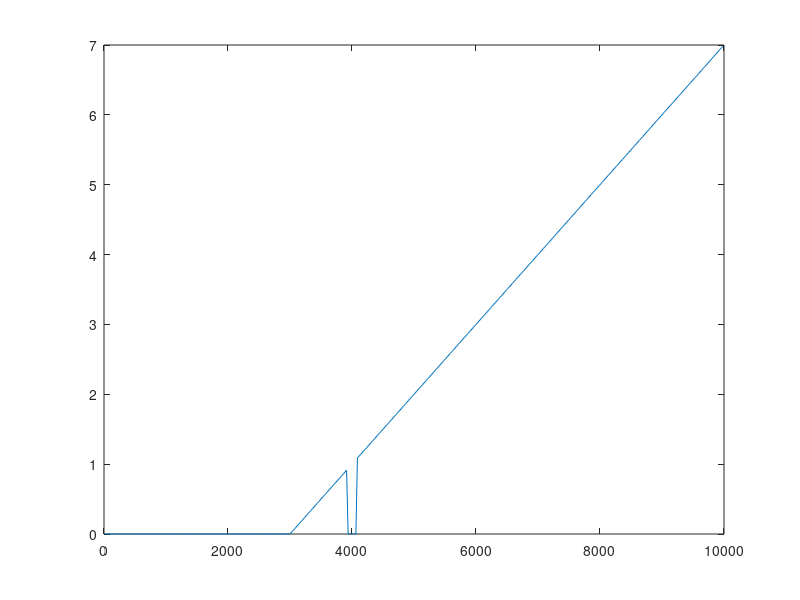
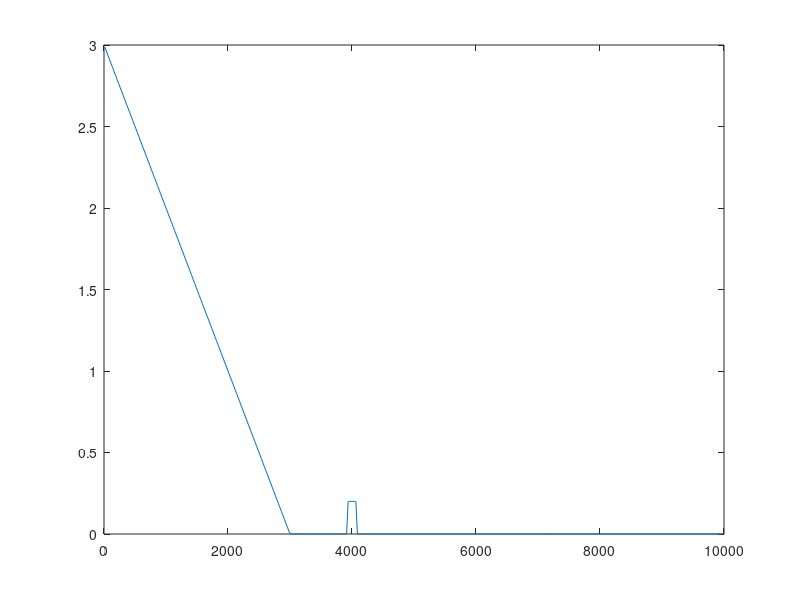
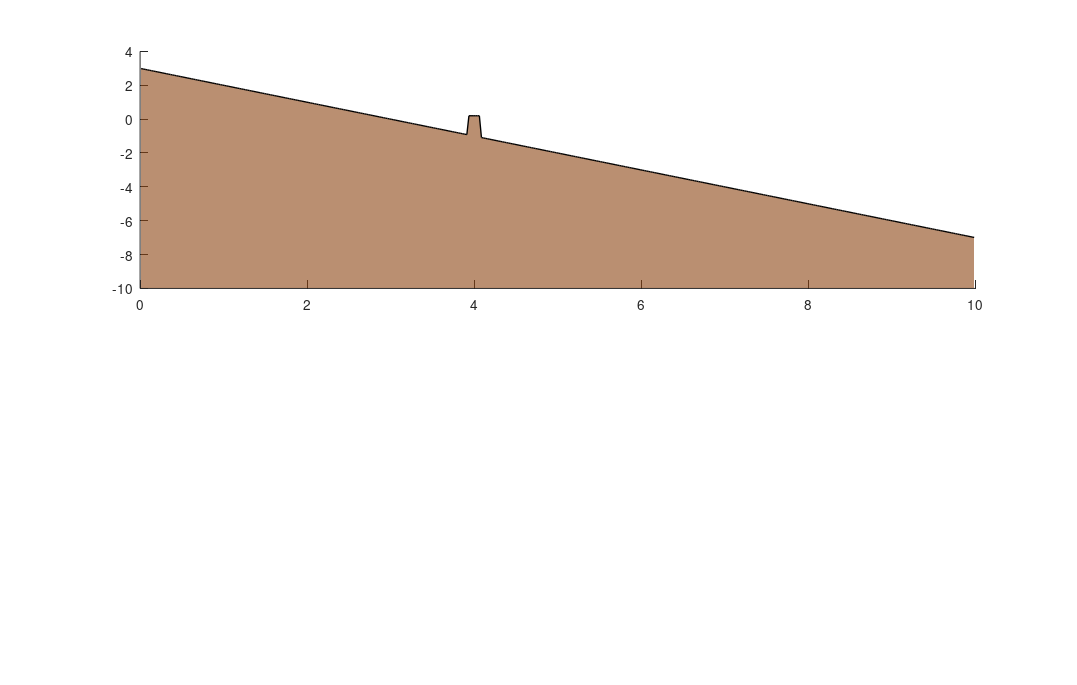

Write the MATLAB code that produced these figures, in order. (Note: this script raises an error after producing the figures.)
function swe_1d
% 1D shallow-water on a sloped beach.
%   Left  boundary : reflecting wall (drying intertidal).
%   Right boundary : prescribed sinusoidal free-surface (tidal forcing).
%   Scheme         : finite volume, conservative Rusanov flux with
%                    Audusse (2004) hydrostatic reconstruction,
%                    SSP-RK2 (Heun) in time.
%   Lake-at-rest and wet/dry over bed steps are handled via interface
%   reconstruction; no separate bed source term is needed.

    g = 9.81;

    % -------- domain & bathymetry --------
    L  = 10000;
    N  = 400;
    dx = L/N;
    x  = (0.5*dx : dx : L-0.5*dx).';

    % bed elevation zb(x): +3 m at x=0 (above MSL, dries) -> -7 d m at x=L (deep)
    z_beach = 3.0;  z_deep = -7.0;
    zb = z_beach + (z_deep - z_beach) * x / L;

    % -------- forcing --------
    A_tide = 0.4;                     % m  (small forcing)
    T_tide = 1800;                    % s
    omega  = 2*pi / T_tide;
    eta_bc = @(t) A_tide * sin(omega*t);

    % -------- numerics --------
    H_tol = 1e-4;                     % wet/dry threshold
    CFL   = 0.4;
    t_end = 8 * T_tide;               % longer run

    % -------- internal weir as a rectangular berm --------
    has_weir       = true;           % <-- flip to true for the weir case
    x_weir         = 4000;            % m — berm center
    z_c            = 0.2;             % crest elevation [m]
    weir_halfwidth = 75;              % m — full width 150 m
    if has_weir
        in_weir     = abs(x - x_weir) <= weir_halfwidth;
        zb(in_weir) = z_c;            % flat top with vertical sides
    end
    iw_face  = round(x_weir/dx) + 1;  % center face index — proxy for crest flux
    x_weir   = (iw_face-1)*dx;        % snap label to face

    % case tag drives figure and movie filenames (swe_noweir_* vs swe_weir_*)
    if has_weir, case_tag = 'weir'; else, case_tag = 'noweir'; end

    % -------- live plot & movie controls --------
    live_plot   = true;
    plot_stride = 20;                 % update every N steps
    make_movie    = false;
    movie_profile = 'Motion JPEG AVI';                 % robust; 'MPEG-4' for smaller files
    movie_file    = sprintf('swe_%s.avi', case_tag);   % per-case filename
    movie_fps     = 30;
    if has_weir
        zoom_xlim = [2.5 4.8];        % km — covers shoreline + weir
    else
        zoom_xlim = [2.0 4.0];        % km — centered on shoreline motion
    end
    zoom_ylim   = [-1.5 1.5];         % m

    % -------- initial state: still water at MSL (eta = 0) --------
    H  = max(0 - zb, H_tol);
    Hu = zeros(N,1);

    % -------- diagnostics storage (grow, trim at end) --------
    cap = 200000;
    times       = zeros(cap,1);
    mass_hist   = zeros(cap,1);
    mom_hist    = zeros(cap,1);
    max_eta_h   = zeros(cap,1);
    min_eta_h   = zeros(cap,1);
    shore_hist  = zeros(cap,1);
    flux_right  = zeros(cap,1);
    flux_weir   = zeros(cap,1);
    dt_hist     = zeros(cap,1);
    cfl_hist    = zeros(cap,1);

    figure(1); clf; plot(x, H); 
    surf0 = H + zb; %max(H + zb, zb);
    figure(2); clf; plot(x, surf0); 

    % -------- live figure (full view + shoreline zoom) --------
    if live_plot
        hfig = figure('Name','SWE live','Position',[80 80 1100 700], ...
                      'Resize','off','Color','w');
        set(hfig,'PaperPositionMode','auto');
        Xw    = [x; flipud(x)] / 1000;
        surf0 = max(H + zb, zb);
        Yw    = [zb; flipud(surf0)];

        % --- full domain ---
        ax1 = subplot(2,1,1,'Parent',hfig); hold(ax1,'on');
        fill(ax1, [x; flipud(x)]/1000, [zb; -10*ones(N,1)], ...
             [0.55 0.27 0.07], 'EdgeColor','none','FaceAlpha',0.6);
        plot(ax1, x/1000, zb, 'k-','LineWidth',1);
        yline(ax1, 0,'--','Color',[0.5 0.5 0.5]);
        hwat1 = fill(ax1, Xw, Yw, [0.27 0.51 0.71], ...
                     'EdgeColor',[0.1 0.25 0.45],'FaceAlpha',0.75,'LineWidth',0.6);
        hbc   = plot(ax1, L/1000, eta_bc(0),'ro','MarkerFaceColor','r');
        % rectangle showing the zoom window on the full view
        rectangle(ax1,'Position',[zoom_xlim(1) zoom_ylim(1) ...
                    diff(zoom_xlim) diff(zoom_ylim)], ...
                    'EdgeColor',[0.8 0.1 0.1],'LineStyle','--','LineWidth',1);
        if has_weir
            plot(ax1,[x_weir-weir_halfwidth x_weir+weir_halfwidth]/1000, ...
                 [z_c z_c],':','Color',[0.2 0.2 0.2],'LineWidth',1);
        end
        xlim(ax1,[0 L/1000]); ylim(ax1,[-9 3]);
        xlabel(ax1,'x [km]'); ylabel(ax1,'elevation [m]');
        htitle = title(ax1, sprintf('t = 0.000 T   (A = %.2f m, T = %.0f s)', A_tide, T_tide));
        grid(ax1,'on');

        % --- zoom on moving shoreline ---
        ax2 = subplot(2,1,2,'Parent',hfig); hold(ax2,'on');
        fill(ax2, [x; flipud(x)]/1000, [zb; -10*ones(N,1)], ...
             [0.55 0.27 0.07], 'EdgeColor','none','FaceAlpha',0.6);
        plot(ax2, x/1000, zb, 'k-','LineWidth',1.2);
        yline(ax2, 0,'--','Color',[0.5 0.5 0.5]);
        hwat2    = fill(ax2, Xw, Yw, [0.27 0.51 0.71], ...
                        'EdgeColor',[0.1 0.25 0.45],'FaceAlpha',0.75,'LineWidth',0.8);
        hshore2  = plot(ax2, NaN, NaN,'o','Color',[0.85 0.1 0.1], ...
                        'MarkerFaceColor',[0.85 0.1 0.1],'MarkerSize',6);
        if has_weir
            yline(ax2, z_c,':','Color',[0.2 0.2 0.2],'LineWidth',0.8);
        end
        xlim(ax2, zoom_xlim); ylim(ax2, zoom_ylim);
        xlabel(ax2,'x [km]'); ylabel(ax2,'elevation [m]');
        title(ax2,sprintf('shoreline + weir (z_c = %.2f m)', z_c)); grid(ax2,'on');
        drawnow;

        % --- movie writer ---
        if make_movie
            vw = VideoWriter(fullfile(pwd,movie_file), movie_profile);
            vw.FrameRate = movie_fps;
            if isprop(vw,'Quality'), vw.Quality = 90; end
            open(vw);
        end
    end

    pause

    % -------- time loop --------
    t = 0;  k = 0;
    while t < t_end
        Hs   = max(H, H_tol);
        u    = Hu ./ Hs;
        c    = sqrt(g*Hs);
        vmax = max(abs(u) + c);
        dt   = CFL * dx / vmax;
        if t + dt > t_end, dt = t_end - t; end

        % if mod(k, 30) == 0
        %   figure(1); clf; plot(x, u); pause(0.01);
        % end
       
        % SSP-RK2 (Heun):  U_new = U + 0.5*dt*(L(U,t) + L(U+dt*L(U,t), t+dt))
        [dH1, dHu1, FH1] = rhs_step(H, Hu, t);
        H_s  = H  + dt*dH1;
        Hu_s = Hu + dt*dHu1;
        dry_s          = H_s < H_tol;
        H_s(dry_s)     = H_tol;
        Hu_s(dry_s)    = 0;

        [dH2, dHu2, FH2] = rhs_step(H_s, Hu_s, t + dt);
        H_new  = H  + 0.5*dt*(dH1  + dH2);
        Hu_new = Hu + 0.5*dt*(dHu1 + dHu2);

        dry          = H_new < H_tol;
        H_new(dry)   = H_tol;
        Hu_new(dry)  = 0;

        % step-averaged mass flux for diagnostics
        F_H = 0.5*(FH1 + FH2);

        H = H_new;  Hu = Hu_new;
        t = t + dt;
        k = k + 1;

        % record
        times(k)      = t;
        mass_hist(k)  = sum(H)*dx;
        mom_hist(k)   = sum(Hu)*dx;
        eta_now       = H + zb;
        wet           = H > 2*H_tol;
        if any(wet)
            max_eta_h(k) = max(eta_now(wet));
            min_eta_h(k) = min(eta_now(wet));
            shore_hist(k) = x(find(wet,1,'first'));
        else
            max_eta_h(k) = NaN; min_eta_h(k) = NaN; shore_hist(k) = NaN;
        end
        flux_right(k) = F_H(N+1);
        if has_weir, flux_weir(k) = F_H(iw_face); end
        dt_hist(k)    = dt;
        cfl_hist(k)   = vmax*dt/dx;

        if live_plot && mod(k, plot_stride) == 0
            surf_now = H + zb;
            surf_now(H <= 2*H_tol) = zb(H <= 2*H_tol);
            Ynow = [zb; flipud(surf_now)];
            set(hwat1, 'YData', Ynow);
            set(hwat2, 'YData', Ynow);
            set(hbc,   'YData', eta_bc(t));
            if ~isnan(shore_hist(k))
                xs = shore_hist(k)/1000;
                ys = interp1(x/1000, zb, xs, 'linear');
                set(hshore2,'XData',xs,'YData',ys);
            end
            set(htitle,'String', sprintf('t = %.3f T   (step %d,  CFL_{max} = %.2f)', ...
                t/T_tide, k, cfl_hist(k)));
            if make_movie
                drawnow;                                   % full flush before capture
                img = print(hfig,'-RGBImage','-r100');     % deterministic size
                % force even height & width (H.264 requirement; harmless for MJPEG)
                if mod(size(img,1),2), img = img(1:end-1,:,:); end
                if mod(size(img,2),2), img = img(:,1:end-1,:); end
                if ~exist('frame_size','var')
                    frame_size = [size(img,1) size(img,2)];
                elseif any([size(img,1) size(img,2)] ~= frame_size)
                    img = imresize(img, frame_size);       % guard against HiDPI drift
                end
                writeVideo(vw, img);
            else
                drawnow limitrate;
            end
        end
    end
    if live_plot
        drawnow;
        if make_movie, close(vw); end
    end

    % trim
    times=times(1:k); mass_hist=mass_hist(1:k); mom_hist=mom_hist(1:k);
    max_eta_h=max_eta_h(1:k); min_eta_h=min_eta_h(1:k);
    shore_hist=shore_hist(1:k); flux_right=flux_right(1:k);
    flux_weir=flux_weir(1:k);
    dt_hist=dt_hist(1:k); cfl_hist=cfl_hist(1:k);

    cum_flux_right = cumsum(flux_right .* dt_hist);

    if live_plot, saveas(hfig, fullfile(pwd, sprintf('swe_%s_final.png', case_tag))); end

    % -------- diagnostics figure --------
    figure('Name','SWE diagnostics','Position',[120 120 1000 650]);

    subplot(2,2,1);
    M0 = mass_hist(1);
    plot(times/T_tide, mass_hist - M0); hold on;
    plot(times/T_tide, -cum_flux_right, '--');
    legend('M(t)-M(0)','-\int F_{right} dt','Location','best');
    xlabel('t / T'); ylabel('mass [m^2]'); title('Mass balance'); grid on;

    subplot(2,2,2);
    plot(times/T_tide, (mass_hist - M0) + cum_flux_right);
    xlabel('t / T'); ylabel('residual [m^2]');
    title('Mass residual  (>0: H_{tol} clipping added mass)'); grid on;

    subplot(2,2,3);
    plot(times/T_tide, max_eta_h); hold on;
    plot(times/T_tide, min_eta_h);
    plot(times/T_tide, A_tide*sin(omega*times),'k--','LineWidth',0.6);
    legend('max \eta','min \eta','forcing','Location','best');
    xlabel('t / T'); ylabel('\eta [m]'); title('Free-surface extrema'); grid on;

    subplot(2,2,4);
    if has_weir
        yyaxis left
        plot(times/T_tide, flux_weir);
        ylabel('q_{weir} [m^2/s]');
        yyaxis right
        plot(times/T_tide, shore_hist/1000);
        ylabel('x_{shore} [km]');
        xlabel('t / T');
        title('Weir overtopping flux (L) & shoreline (R)'); grid on;
    else
        plot(times/T_tide, shore_hist/1000);
        xlabel('t / T'); ylabel('x_{shore} [km]');
        title('Leftmost wet cell (shoreline excursion)'); grid on;
    end

    saveas(gcf, fullfile(pwd, sprintf('swe_%s_diag.png', case_tag)));

    % -------- summary --------
    fprintf('steps            : %d\n', k);
    fprintf('final time       : %.1f s  (%.3f T)\n', times(end), times(end)/T_tide);
    fprintf('mean dt          : %.3f s\n', mean(dt_hist));
    fprintf('max CFL observed : %.3f\n',  max(cfl_hist));
    fprintf('initial mass     : %.4f m^2\n', M0);
    fprintf('final mass       : %.4f m^2\n', mass_hist(end));
    fprintf('Dmass            : %+.4e m^2\n', mass_hist(end)-M0);
    fprintf('int F_right dt   : %+.4e m^2\n', cum_flux_right(end));
    fprintf('mass residual    : %+.4e m^2  (clipping artefact)\n', ...
            (mass_hist(end)-M0) + cum_flux_right(end));

    % -------- nested RHS: spatial discretization (Audusse + Rusanov_cons) ------
    function [dH_r, dHu_r, FH_r] = rhs_step(H_in, Hu_in, t_bc)
        eta_r    = H_in + zb;
        zst_r    = max(zb(1:N-1), zb(2:N));
        HL_r     = max(0, eta_r(1:N-1) - zst_r);
        HR_r     = max(0, eta_r(2:N)   - zst_r);
        uL_r     = Hu_in(1:N-1) ./ max(H_in(1:N-1), H_tol);
        uR_r     = Hu_in(2:N)   ./ max(H_in(2:N),   H_tol);
        HuL_r    = HL_r .* uL_r;
        HuR_r    = HR_r .* uR_r;

        [FHi_r, FHui_r] = rusanov_cons(HL_r, HuL_r, HR_r, HuR_r, g, H_tol);
        FHuL_i_r = FHui_r + 0.5*g*(H_in(1:N-1).^2 - HL_r.^2);
        FHuR_i_r = FHui_r + 0.5*g*(H_in(2:N).^2   - HR_r.^2);

        FH_r   = zeros(N+1,1);
        FHuL_r = zeros(N+1,1);
        FHuR_r = zeros(N+1,1);
        FH_r(2:N)   = FHi_r;
        FHuL_r(2:N) = FHuL_i_r;
        FHuR_r(2:N) = FHuR_i_r;

        % left wall (mirror; trivial Audusse — same zb)
        [Fhw_r, Fhuw_r] = rusanov_cons(H_in(1), -Hu_in(1), H_in(1), Hu_in(1), g, H_tol);
        FH_r(1)   = Fhw_r;
        FHuR_r(1) = Fhuw_r;

        % right open BC
        eta_g_r = eta_bc(t_bc);
        H_g_r   = max(eta_g_r - zb(end), H_tol);
        u_int_r = Hu_in(end) / max(H_in(end), H_tol);
        Hu_g_r  = H_g_r * u_int_r;
        [Fhr_r, Fhur_r] = rusanov_cons(H_in(end), Hu_in(end), H_g_r, Hu_g_r, g, H_tol);
        FH_r(N+1)   = Fhr_r;
        FHuL_r(N+1) = Fhur_r;

        dH_r  = -(FH_r(2:N+1)   - FH_r(1:N))   / dx;
        dHu_r = -(FHuL_r(2:N+1) - FHuR_r(1:N)) / dx;
    end
end

% ------------------------------------------------------------------------
function [F_H, F_Hu] = rusanov(HL, HuL, HR, HuR, g, H_tol)
    HLs = max(HL, H_tol);  HRs = max(HR, H_tol);
    uL  = HuL ./ HLs;      uR  = HuR ./ HRs;
    cL  = sqrt(g*HLs);     cR  = sqrt(g*HRs);
    a   = max(abs(uL)+cL, abs(uR)+cR);
    F_H  = 0.5*(HuL       + HuR)       - 0.5*a.*(HR  - HL);
    F_Hu = 0.5*(HuL.*uL   + HuR.*uR)   - 0.5*a.*(HuR - HuL);
end

function [F_H, F_Hu] = rusanov_cons(HL, HuL, HR, HuR, g, H_tol)
    % conservative-form Rusanov: F_Hu = Hu u + 0.5 g H^2 (pressure in the flux)
    HLs  = max(HL, H_tol);  HRs = max(HR, H_tol);
    uL   = HuL ./ HLs;      uR  = HuR ./ HRs;
    cL   = sqrt(g*HLs);     cR  = sqrt(g*HRs);
    a    = max(abs(uL)+cL, abs(uR)+cR);
    fHuL = HuL.*uL + 0.5*g*HL.^2;
    fHuR = HuR.*uR + 0.5*g*HR.^2;
    F_H  = 0.5*(HuL  + HuR)  - 0.5*a.*(HR  - HL);
    F_Hu = 0.5*(fHuL + fHuR) - 0.5*a.*(HuR - HuL);
end
